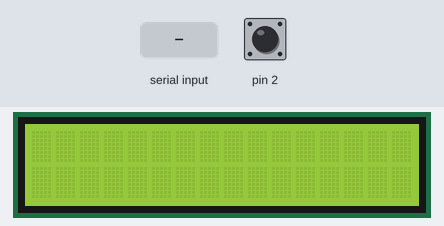
Simulated run of this sketch. Board: Arduino Uno, built with avr-gcc and run on an emulated ATmega328P. Parts: 16×2 character LCD. Inputs (shaded band) come from the test bench; at power-on: pin 2 HIGH.

Above: at 1.2 s.
1.3 s: "/\n" received over Serial
At 2.3 s:
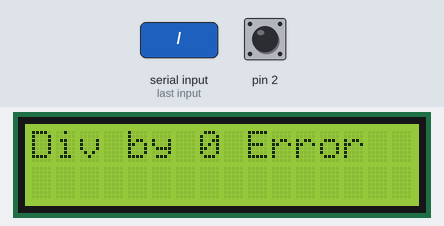
2.8 s: "+\n" received over Serial
At 4.2 s:
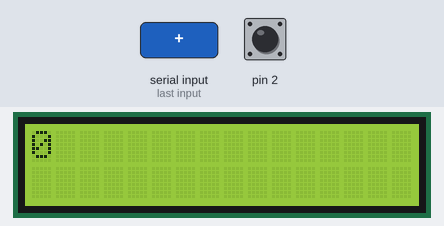
Timing chart, 0 to 5.8 s (numbered marks = the images above; inputs shaded):
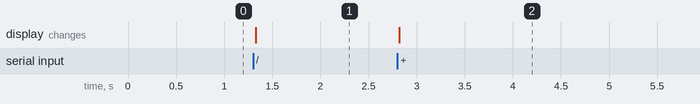

Measured:
- after the input at 1.3 s, the display: changes at once (image 1)
- after the input at 2.8 s, the display: changes at once (image 2)

The sketch:

glorious_migelo_gogo1.ino
```cpp
#include<Wire.h>
#include<LiquidCrystal_I2C.h>

LiquidCrystal_I2C lcd(0x27, 16, 2);

String input = "";
bool complete = false;
int n1 = 0, n2 = 0;
char op = ' ';
bool toggleBacklight = true;
int currentMillis, lastInterruptTime;


void setup() {
  lcd.init();
  lcd.backlight();
  Serial.begin(9600);
  pinMode(2, INPUT_PULLUP);
  attachInterrupt(digitalPinToInterrupt(2), buttonChk, FALLING);
}

void buttonChk(){
  currentMillis = millis();
 if (currentMillis - lastInterruptTime > 200) {
    toggleBacklight = !toggleBacklight;
    lastInterruptTime = currentMillis;
  }
}

void loop() {

 if(toggleBacklight)
   lcd.backlight();


  while (Serial.available()) {
    char inchar = (char)Serial.read();
    if (inchar != '\n' && inchar != '\r') {
      input += inchar;
    }
    delay(5);
  }

  if (input.length()>0) {
    int s = 0;
    n1 = 0;
    n2 = 0;
    op = ' ';

    for (int i = 0; i < input.length(); i++) {
      char c = input.charAt(i);
      if (c == 42 || c == 43 || c == 45 || c == 47) {
        op = c;
        s = 1;
      } else if (c >= 48 && c <= 57) {
        if (s == 0) {
          n1 = n1 * 10 + (c - 48);
        } else if (s == 1) {
          n2 = n2 * 10 + (c - 48);
        }
      }
    }

    lcd.clear();
    lcd.setCursor(0, 0);

    switch (op) {
      case '+':
        lcd.print(n1 + n2);
        break;
      case '-':
        lcd.print(n1 - n2);
        break;
      case '*':
        lcd.print(n1 * n2);
        break;
      case '/':
        if (n2 != 0) {
          lcd.print(n1 / (float)n2);
        } else {
          lcd.print("Div by 0 Error");
        }
        break;
    }
    input = "";
  }
}
```
